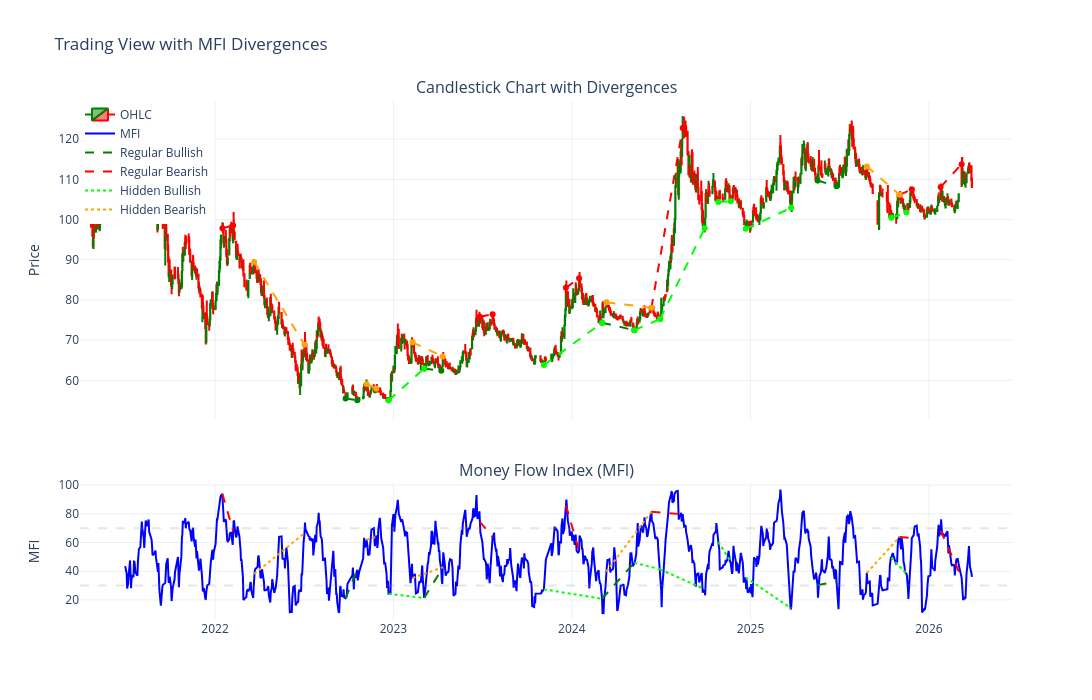

Source (notebook cell):
### Code cell
# Plot divergence lines on the chart
fig_div = make_subplots(
    rows=2, cols=1,
    shared_xaxes=True,
    vertical_spacing=0.12,
    row_heights=[0.7, 0.3],
    subplot_titles=("Candlestick Chart with Divergences", "Money Flow Index (MFI)")
)

# Add candlestick chart
fig_div.add_trace(
    go.Candlestick(
        x=df_plot['Date_str'],
        open=df_plot['Open'],
        high=df_plot['High'],
        low=df_plot['Low'],
        close=df_plot['Close'],
        name='OHLC',
        increasing_line_color='green',
        decreasing_line_color='red',
    ),
    row=1, col=1
)

# Add MFI
fig_div.add_trace(
    go.Scatter(
        x=df_plot['Date_str'],
        y=df_plot['mfi'],
        mode='lines',
        name='MFI',
        line=dict(color='blue', width=2)
      
    ),
    row=2, col=1
)

# Regular Bullish on PRICE
for p1, p2 in regular_bullish:
    fig_div.add_trace(
        go.Scatter(
            x=[df_plot['Date_str'].iloc[p1], df_plot['Date_str'].iloc[p2]],
            y=[df_plot['Close'].iloc[p1], df_plot['Close'].iloc[p2]],
            mode='lines+markers',
            line=dict(color='green', dash='dash', width=2),
            showlegend=False,
            hovertemplate='Regular Bullish<extra></extra>'
        ),
        row=1, col=1
    )

# Regular Bearish on PRICE
for p1, p2 in regular_bearish:
    fig_div.add_trace(
        go.Scatter(
            x=[df_plot['Date_str'].iloc[p1], df_plot['Date_str'].iloc[p2]],
            y=[df_plot['Close'].iloc[p1], df_plot['Close'].iloc[p2]],
            mode='lines+markers',
            line=dict(color='red', dash='dash', width=2),
            showlegend=False,
            hovertemplate='Regular Bearish<extra></extra>'
        ),
        row=1, col=1
    )

# Hidden Bullish on PRICE
for p1, p2 in hidden_bullish:
    fig_div.add_trace(
        go.Scatter(
            x=[df_plot['Date_str'].iloc[p1], df_plot['Date_str'].iloc[p2]],
            y=[df_plot['Close'].iloc[p1], df_plot['Close'].iloc[p2]],
            mode='lines+markers',
            line=dict(color='lime', dash='dash', width=2),
            showlegend=False,
            hovertemplate='Hidden Bullish<extra></extra>'
        ),
        row=1, col=1
    )

# Hidden Bearish on PRICE
for p1, p2 in hidden_bearish:
    fig_div.add_trace(
        go.Scatter(
            x=[df_plot['Date_str'].iloc[p1], df_plot['Date_str'].iloc[p2]],
            y=[df_plot['Close'].iloc[p1], df_plot['Close'].iloc[p2]],
            mode='lines+markers',
            line=dict(color='orange', dash='dash', width=2),
            showlegend=False,
            hovertemplate='Hidden Bearish<extra></extra>'
        ),
        row=1, col=1
    )

# Regular Bullish on MFI
for p1, p2 in regular_bullish:
    fig_div.add_trace(
        go.Scatter(
            x=[df_plot['Date_str'].iloc[p1], df_plot['Date_str'].iloc[p2]],
            y=[df_plot['mfi'].iloc[p1], df_plot['mfi'].iloc[p2]],
            mode='lines',
            line=dict(color='green', dash='dash', width=2),
            showlegend=False,
            hovertemplate='Regular Bullish<extra></extra>'
        ),
        row=2, col=1
    )

# Regular Bearish on MFI
for p1, p2 in regular_bearish:
    fig_div.add_trace(
        go.Scatter(
            x=[df_plot['Date_str'].iloc[p1], df_plot['Date_str'].iloc[p2]],
            y=[df_plot['mfi'].iloc[p1], df_plot['mfi'].iloc[p2]],
            mode='lines',
            line=dict(color='red', dash='dash', width=2),
            showlegend=False,
            hovertemplate='Regular Bearish<extra></extra>'
        ),
        row=2, col=1
    )

# Hidden Bullish on MFI
for p1, p2 in hidden_bullish:
    fig_div.add_trace(
        go.Scatter(
            x=[df_plot['Date_str'].iloc[p1], df_plot['Date_str'].iloc[p2]],
            y=[df_plot['mfi'].iloc[p1], df_plot['mfi'].iloc[p2]],
            mode='lines',
            line=dict(color='lime', dash='dot', width=2),
            showlegend=False,
            hovertemplate='Hidden Bullish<extra></extra>'
        ),
        row=2, col=1
    )

# Hidden Bearish on MFI
for p1, p2 in hidden_bearish:
    fig_div.add_trace(
        go.Scatter(
            x=[df_plot['Date_str'].iloc[p1], df_plot['Date_str'].iloc[p2]],
            y=[df_plot['mfi'].iloc[p1], df_plot['mfi'].iloc[p2]],
            mode='lines',
            line=dict(color='orange', dash='dot', width=2),
            showlegend=False,
            hovertemplate='Hidden Bearish<extra></extra>'
        ),
        row=2, col=1
    )

# Add overbought/oversold lines (faded)
fig_div.add_hline(y=70, line_dash="dash", line_color="rgba(128, 128, 128, 0.2)", row=2)
fig_div.add_hline(y=30, line_dash="dash", line_color="rgba(128, 128, 128, 0.2)", row=2)

# Add legend entries manually
fig_div.add_trace(go.Scatter(x=[None], y=[None], mode='lines', 
                         line=dict(color='green', dash='dash', width=2), 
                         name='Regular Bullish'), row=1, col=1)
fig_div.add_trace(go.Scatter(x=[None], y=[None], mode='lines', 
                         line=dict(color='red', dash='dash', width=2), 
                         name='Regular Bearish'), row=1, col=1)
fig_div.add_trace(go.Scatter(x=[None], y=[None], mode='lines', 
                         line=dict(color='lime', dash='dot', width=2), 
                         name='Hidden Bullish'), row=1, col=1)
fig_div.add_trace(go.Scatter(x=[None], y=[None], mode='lines', 
                         line=dict(color='orange', dash='dot', width=2), 
                         name='Hidden Bearish'), row=1, col=1)

# Update layout
fig_div.update_layout(
    height=700,
    width=1400,
    title_text="Trading View with MFI Divergences",
    xaxis_rangeslider_visible=False,
    hovermode='x unified',
    template='plotly_white',
    legend=dict(x=0, y=1)
)

fig_div.update_yaxes(title_text="Price", row=1, col=1)
fig_div.update_yaxes(title_text="MFI", row=2, col=1)

# Print summary
print(f"Regular Bullish Divergences: {len(regular_bullish)}")
print(f"Regular Bearish Divergences: {len(regular_bearish)}")
print(f"Hidden Bullish Divergences: {len(hidden_bullish)}")
print(f"Hidden Bearish Divergences: {len(hidden_bearish)}")

fig_div.show()

### Figure 1 — Plotly figure (JSON) as saved in the notebook; plotly's stock layout.template omitted (floating-point values rounded to 4 significant figures; data arrays with more than 128 entries replaced by an {"elided": "..."} marker saying what was removed)
{"data": [{"close": {"elided": "1158 float values"}, "decreasing": {"line": {"color": "red"}}, "high": {"elided": "1158 float values"}, "increasing": {"line": {"color": "green"}}, "low": {"elided": "1158 float values"}, "name": "OHLC", "open": {"elided": "1158 float values"}, "type": "candlestick", "x": {"elided": "1158 str values"}, "xaxis": "x", "yaxis": "y"}, {"line": {"color": "blue", "width": 2}, "mode": "lines", "name": "MFI", "type": "scatter", "x": {"elided": "1158 str values"}, "xaxis": "x2", "y": {"elided": "1158 float values"}, "yaxis": "y2"}, {"hovertemplate": "Regular Bullish<extra></extra>", "line": {"color": "green", "dash": "dash", "width": 2}, "mode": "lines+markers", "showlegend": false, "type": "scatter", "x": ["2022-09-25", "2022-10-19"], "xaxis": "x", "y": [55.48, 55.08], "yaxis": "y"}, {"hovertemplate": "Regular Bullish<extra></extra>", "line": {"color": "green", "dash": "dash", "width": 2}, "mode": "lines+markers", "showlegend": false, "type": "scatter", "x": ["2023-03-05", "2023-04-09"], "xaxis": "x", "y": [62.97, 62.39], "yaxis": "y"}, {"hovertemplate": "Regular Bullish<extra></extra>", "line": {"color": "green", "dash": "dash", "width": 2}, "mode": "lines+markers", "showlegend": false, "type": "scatter", "x": ["2024-03-03", "2024-05-08"], "xaxis": "x", "y": [74.32, 72.46], "yaxis": "y"}, {"hovertemplate": "Regular Bullish<extra></extra>", "line": {"color": "green", "dash": "dash", "width": 2}, "mode": "lines+markers", "showlegend": false, "type": "scatter", "x": ["2025-05-18", "2025-06-26"], "xaxis": "x", "y": [109.7, 108.3], "yaxis": "y"}, {"hovertemplate": "Regular Bearish<extra></extra>", "line": {"color": "red", "dash": "dash", "width": 2}, "mode": "lines+markers", "showlegend": false, "type": "scatter", "x": ["2022-01-16", "2022-02-07"], "xaxis": "x", "y": [97.86, 98.49], "yaxis": "y"}, {"hovertemplate": "Regular Bearish<extra></extra>", "line": {"color": "red", "dash": "dash", "width": 2}, "mode": "lines+markers", "showlegend": false, "type": "scatter", "x": ["2023-06-27", "2023-07-23"], "xaxis": "x", "y": [75.81, 76.42], "yaxis": "y"}, {"hovertemplate": "Regular Bearish<extra></extra>", "line": {"color": "red", "dash": "dash", "width": 2}, "mode": "lines+markers", "showlegend": false, "type": "scatter", "x": ["2023-12-20", "2024-01-16"], "xaxis": "x", "y": [83.01, 85.42], "yaxis": "y"}, {"hovertemplate": "Regular Bearish<extra></extra>", "line": {"color": "red", "dash": "dash", "width": 2}, "mode": "lines+markers", "showlegend": false, "type": "scatter", "x": ["2024-06-12", "2024-08-15"], "xaxis": "x", "y": [78.03, 122.7], "yaxis": "y"}, {"hovertemplate": "Regular Bearish<extra></extra>", "line": {"color": "red", "dash": "dash", "width": 2}, "mode": "lines+markers", "showlegend": false, "type": "scatter", "x": ["2025-11-02", "2025-11-27"], "xaxis": "x", "y": [106.2, 107.5], "yaxis": "y"}, {"hovertemplate": "Regular Bearish<extra></extra>", "line": {"color": "red", "dash": "dash", "width": 2}, "mode": "lines+markers", "showlegend": false, "type": "scatter", "x": ["2026-01-25", "2026-03-09"], "xaxis": "x", "y": [108.1, 113.8], "yaxis": "y"}, {"hovertemplate": "Hidden Bullish<extra></extra>", "line": {"color": "lime", "dash": "dash", "width": 2}, "mode": "lines+markers", "showlegend": false, "type": "scatter", "x": ["2022-12-22", "2023-03-05"], "xaxis": "x", "y": [54.98, 62.97], "yaxis": "y"}, {"hovertemplate": "Hidden Bullish<extra></extra>", "line": {"color": "lime", "dash": "dash", "width": 2}, "mode": "lines+markers", "showlegend": false, "type": "scatter", "x": ["2023-11-05", "2024-03-03"], "xaxis": "x", "y": [63.84, 74.32], "yaxis": "y"}, {"hovertemplate": "Hidden Bullish<extra></extra>", "line": {"color": "lime", "dash": "dash", "width": 2}, "mode": "lines+markers", "showlegend": false, "type": "scatter", "x": ["2024-05-08", "2024-06-30"], "xaxis": "x", "y": [72.46, 75.26], "yaxis": "y"}, {"hovertemplate": "Hidden Bullish<extra></extra>", "line": {"color": "lime", "dash": "dash", "width": 2}, "mode": "lines+markers", "showlegend": false, "type": "scatter", "x": ["2024-06-30", "2024-09-29"], "xaxis": "x", "y": [75.26, 97.81], "yaxis": "y"}, {"hovertemplate": "Hidden Bullish<extra></extra>", "line": {"color": "lime", "dash": "dash", "width": 2}, "mode": "lines+markers", "showlegend": false, "type": "scatter", "x": ["2024-10-27", "2024-11-21"], "xaxis": "x", "y": [104.3, 104.5], "yaxis": "y"}, {"hovertemplate": "Hidden Bullish<extra></extra>", "line": {"color": "lime", "dash": "dash", "width": 2}, "mode": "lines+markers", "showlegend": false, "type": "scatter", "x": ["2024-12-22", "2025-03-25"], "xaxis": "x", "y": [97.68, 102.9], "yaxis": "y"}, {"hovertemplate": "Hidden Bullish<extra></extra>", "line": {"color": "lime", "dash": "dash", "width": 2}, "mode": "lines+markers", "showlegend": false, "type": "scatter", "x": ["2025-10-16", "2025-11-16"], "xaxis": "x", "y": [100.4, 101.8], "yaxis": "y"}, {"hovertemplate": "Hidden Bearish<extra></extra>", "line": {"color": "orange", "dash": "dash", "width": 2}, "mode": "lines+markers", "showlegend": false, "type": "scatter", "x": ["2022-03-22", "2022-07-03"], "xaxis": "x", "y": [89.45, 68.84], "yaxis": "y"}, {"hovertemplate": "Hidden Bearish<extra></extra>", "line": {"color": "orange", "dash": "dash", "width": 2}, "mode": "lines+markers", "showlegend": false, "type": "scatter", "x": ["2022-11-07", "2022-11-27"], "xaxis": "x", "y": [59.1, 57.93], "yaxis": "y"}, {"hovertemplate": "Hidden Bearish<extra></extra>", "line": {"color": "orange", "dash": "dash", "width": 2}, "mode": "lines+markers", "showlegend": false, "type": "scatter", "x": ["2023-02-09", "2023-04-12"], "xaxis": "x", "y": [69.47, 65.96], "yaxis": "y"}, {"hovertemplate": "Hidden Bearish<extra></extra>", "line": {"color": "orange", "dash": "dash", "width": 2}, "mode": "lines+markers", "showlegend": false, "type": "scatter", "x": ["2024-03-12", "2024-06-12"], "xaxis": "x", "y": [79.42, 78.03], "yaxis": "y"}, {"hovertemplate": "Hidden Bearish<extra></extra>", "line": {"color": "orange", "dash": "dash", "width": 2}, "mode": "lines+markers", "showlegend": false, "type": "scatter", "x": ["2025-08-27", "2025-11-02"], "xaxis": "x", "y": [113.2, 106.2], "yaxis": "y"}, {"hovertemplate": "Regular Bullish<extra></extra>", "line": {"color": "green", "dash": "dash", "width": 2}, "mode": "lines", "showlegend": false, "type": "scatter", "x": ["2022-09-25", "2022-10-19"], "xaxis": "x2", "y": [21.12, 40.95], "yaxis": "y2"}, {"hovertemplate": "Regular Bullish<extra></extra>", "line": {"color": "green", "dash": "dash", "width": 2}, "mode": "lines", "showlegend": false, "type": "scatter", "x": ["2023-03-05", "2023-04-09"], "xaxis": "x2", "y": [21.34, 40.88], "yaxis": "y2"}, {"hovertemplate": "Regular Bullish<extra></extra>", "line": {"color": "green", "dash": "dash", "width": 2}, "mode": "lines", "showlegend": false, "type": "scatter", "x": ["2024-03-03", "2024-05-08"], "xaxis": "x2", "y": [20.84, 45.94], "yaxis": "y2"}, {"hovertemplate": "Regular Bullish<extra></extra>", "line": {"color": "green", "dash": "dash", "width": 2}, "mode": "lines", "showlegend": false, "type": "scatter", "x": ["2025-05-18", "2025-06-26"], "xaxis": "x2", "y": [30.37, 32.62], "yaxis": "y2"}, {"hovertemplate": "Regular Bearish<extra></extra>", "line": {"color": "red", "dash": "dash", "width": 2}, "mode": "lines", "showlegend": false, "type": "scatter", "x": ["2022-01-16", "2022-02-07"], "xaxis": "x2", "y": [93.85, 68.06], "yaxis": "y2"}, {"hovertemplate": "Regular Bearish<extra></extra>", "line": {"color": "red", "dash": "dash", "width": 2}, "mode": "lines", "showlegend": false, "type": "scatter", "x": ["2023-06-27", "2023-07-23"], "xaxis": "x2", "y": [74.41, 63.82], "yaxis": "y2"}, {"hovertemplate": "Regular Bearish<extra></extra>", "line": {"color": "red", "dash": "dash", "width": 2}, "mode": "lines", "showlegend": false, "type": "scatter", "x": ["2023-12-20", "2024-01-16"], "xaxis": "x2", "y": [85.8, 54.39], "yaxis": "y2"}, {"hovertemplate": "Regular Bearish<extra></extra>", "line": {"color": "red", "dash": "dash", "width": 2}, "mode": "lines", "showlegend": false, "type": "scatter", "x": ["2024-06-12", "2024-08-15"], "xaxis": "x2", "y": [81.42, 79.7], "yaxis": "y2"}, {"hovertemplate": "Regular Bearish<extra></extra>", "line": {"color": "red", "dash": "dash", "width": 2}, "mode": "lines", "showlegend": false, "type": "scatter", "x": ["2025-11-02", "2025-11-27"], "xaxis": "x2", "y": [63.86, 63.03], "yaxis": "y2"}, {"hovertemplate": "Regular Bearish<extra></extra>", "line": {"color": "red", "dash": "dash", "width": 2}, "mode": "lines", "showlegend": false, "type": "scatter", "x": ["2026-01-25", "2026-03-09"], "xaxis": "x2", "y": [68.29, 35.38], "yaxis": "y2"}, {"hovertemplate": "Hidden Bullish<extra></extra>", "line": {"color": "lime", "dash": "dot", "width": 2}, "mode": "lines", "showlegend": false, "type": "scatter", "x": ["2022-12-22", "2023-03-05"], "xaxis": "x2", "y": [24.21, 21.34], "yaxis": "y2"}, {"hovertemplate": "Hidden Bullish<extra></extra>", "line": {"color": "lime", "dash": "dot", "width": 2}, "mode": "lines", "showlegend": false, "type": "scatter", "x": ["2023-11-05", "2024-03-03"], "xaxis": "x2", "y": [27.33, 20.84], "yaxis": "y2"}, {"hovertemplate": "Hidden Bullish<extra></extra>", "line": {"color": "lime", "dash": "dot", "width": 2}, "mode": "lines", "showlegend": false, "type": "scatter", "x": ["2024-05-08", "2024-06-30"], "xaxis": "x2", "y": [45.94, 41.32], "yaxis": "y2"}, {"hovertemplate": "Hidden Bullish<extra></extra>", "line": {"color": "lime", "dash": "dot", "width": 2}, "mode": "lines", "showlegend": false, "type": "scatter", "x": ["2024-06-30", "2024-09-29"], "xaxis": "x2", "y": [41.32, 27.43], "yaxis": "y2"}, {"hovertemplate": "Hidden Bullish<extra></extra>", "line": {"color": "lime", "dash": "dot", "width": 2}, "mode": "lines", "showlegend": false, "type": "scatter", "x": ["2024-10-27", "2024-11-21"], "xaxis": "x2", "y": [60.34, 46.85], "yaxis": "y2"}, {"hovertemplate": "Hidden Bullish<extra></extra>", "line": {"color": "lime", "dash": "dot", "width": 2}, "mode": "lines", "showlegend": false, "type": "scatter", "x": ["2024-12-22", "2025-03-25"], "xaxis": "x2", "y": [35.59, 14.16], "yaxis": "y2"}, {"hovertemplate": "Hidden Bullish<extra></extra>", "line": {"color": "lime", "dash": "dot", "width": 2}, "mode": "lines", "showlegend": false, "type": "scatter", "x": ["2025-10-16", "2025-11-16"], "xaxis": "x2", "y": [49.45, 38.22], "yaxis": "y2"}, {"hovertemplate": "Hidden Bearish<extra></extra>", "line": {"color": "orange", "dash": "dot", "width": 2}, "mode": "lines", "showlegend": false, "type": "scatter", "x": ["2022-03-22", "2022-07-03"], "xaxis": "x2", "y": [38.07, 66.55], "yaxis": "y2"}, {"hovertemplate": "Hidden Bearish<extra></extra>", "line": {"color": "orange", "dash": "dot", "width": 2}, "mode": "lines", "showlegend": false, "type": "scatter", "x": ["2022-11-07", "2022-11-27"], "xaxis": "x2", "y": [61.97, 64.01], "yaxis": "y2"}, {"hovertemplate": "Hidden Bearish<extra></extra>", "line": {"color": "orange", "dash": "dot", "width": 2}, "mode": "lines", "showlegend": false, "type": "scatter", "x": ["2023-02-09", "2023-04-12"], "xaxis": "x2", "y": [35.29, 42.73], "yaxis": "y2"}, {"hovertemplate": "Hidden Bearish<extra></extra>", "line": {"color": "orange", "dash": "dot", "width": 2}, "mode": "lines", "showlegend": false, "type": "scatter", "x": ["2024-03-12", "2024-06-12"], "xaxis": "x2", "y": [39.75, 81.42], "yaxis": "y2"}, {"hovertemplate": "Hidden Bearish<extra></extra>", "line": {"color": "orange", "dash": "dot", "width": 2}, "mode": "lines", "showlegend": false, "type": "scatter", "x": ["2025-08-27", "2025-11-02"], "xaxis": "x2", "y": [38.8, 63.86], "yaxis": "y2"}, {"line": {"color": "green", "dash": "dash", "width": 2}, "mode": "lines", "name": "Regular Bullish", "type": "scatter", "x": [null], "xaxis": "x", "y": [null], "yaxis": "y"}, {"line": {"color": "red", "dash": "dash", "width": 2}, "mode": "lines", "name": "Regular Bearish", "type": "scatter", "x": [null], "xaxis": "x", "y": [null], "yaxis": "y"}, {"line": {"color": "lime", "dash": "dot", "width": 2}, "mode": "lines", "name": "Hidden Bullish", "type": "scatter", "x": [null], "xaxis": "x", "y": [null], "yaxis": "y"}, {"line": {"color": "orange", "dash": "dot", "width": 2}, "mode": "lines", "name": "Hidden Bearish", "type": "scatter", "x": [null], "xaxis": "x", "y": [null], "yaxis": "y"}], "layout": {"annotations": [{"font": {"size": 16}, "showarrow": false, "text": "Candlestick Chart with Divergences", "x": 0.5, "xanchor": "center", "xref": "paper", "y": 1, "yanchor": "bottom", "yref": "paper"}, {"font": {"size": 16}, "showarrow": false, "text": "Money Flow Index (MFI)", "x": 0.5, "xanchor": "center", "xref": "paper", "y": 0.264, "yanchor": "bottom", "yref": "paper"}], "height": 700, "hovermode": "x unified", "legend": {"x": 0, "y": 1}, "shapes": [{"line": {"color": "rgba(128, 128, 128, 0.2)", "dash": "dash"}, "type": "line", "x0": 0, "x1": 1, "xref": "x2 domain", "y0": 70, "y1": 70, "yref": "y2"}, {"line": {"color": "rgba(128, 128, 128, 0.2)", "dash": "dash"}, "type": "line", "x0": 0, "x1": 1, "xref": "x2 domain", "y0": 30, "y1": 30, "yref": "y2"}], "title": {"text": "Trading View with MFI Divergences"}, "width": 1400, "xaxis": {"anchor": "y", "autorange": true, "domain": [0, 1], "matches": "x2", "range": ["2021-03-30 12:00", "2026-06-18 00:57:10.6153"], "rangeslider": {"visible": false, "yaxis": {}}, "showticklabels": false, "type": "date"}, "xaxis2": {"anchor": "y2", "autorange": true, "domain": [0, 1], "range": ["2021-03-30 12:00", "2026-06-18 00:57:10.6153"], "type": "date"}, "yaxis": {"anchor": "x", "autorange": true, "domain": [0.384, 1], "range": [50.06, 129.7], "title": {"text": "Price"}, "type": "linear"}, "yaxis2": {"anchor": "x2", "autorange": true, "domain": [0, 0.264], "range": [5.994, 101.6], "title": {"text": "MFI"}, "type": "linear"}}}
